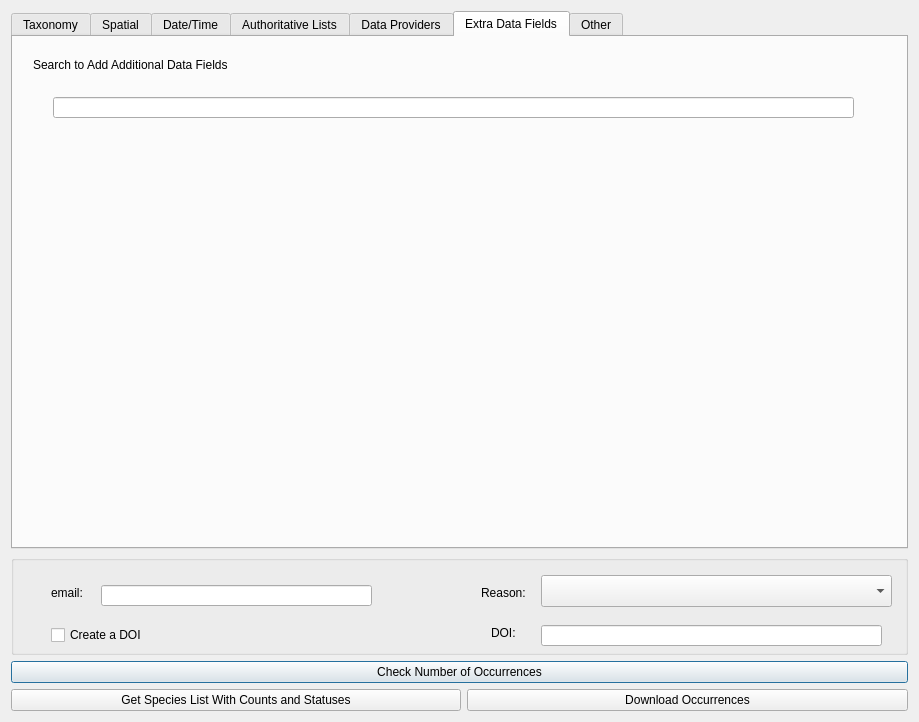
<?xml version="1.0" encoding="UTF-8"?>
<ui version="4.0">
 <class>AlaQgisPluginDialogBase</class>
 <widget class="QDialog" name="AlaQgisPluginDialogBase">
  <property name="geometry">
   <rect>
    <x>0</x>
    <y>0</y>
    <width>919</width>
    <height>722</height>
   </rect>
  </property>
  <property name="sizePolicy">
   <sizepolicy hsizetype="Preferred" vsizetype="Preferred">
    <horstretch>0</horstretch>
    <verstretch>0</verstretch>
   </sizepolicy>
  </property>
  <property name="windowTitle">
   <string>ALA QGIS Plugin</string>
  </property>
  <layout class="QFormLayout" name="formLayout">
   <item row="1" column="0" colspan="2">
    <widget class="QGroupBox" name="emailGroupBox">
     <property name="sizePolicy">
      <sizepolicy hsizetype="Minimum" vsizetype="Minimum">
       <horstretch>0</horstretch>
       <verstretch>0</verstretch>
      </sizepolicy>
     </property>
     <property name="minimumSize">
      <size>
       <width>800</width>
       <height>100</height>
      </size>
     </property>
     <property name="title">
      <string/>
     </property>
     <widget class="QLineEdit" name="emailLineEdit">
      <property name="geometry">
       <rect>
        <x>90</x>
        <y>30</y>
        <width>271</width>
        <height>21</height>
       </rect>
      </property>
     </widget>
     <widget class="QLabel" name="emailLabel">
      <property name="geometry">
       <rect>
        <x>40</x>
        <y>30</y>
        <width>41</width>
        <height>16</height>
       </rect>
      </property>
      <property name="text">
       <string>email:</string>
      </property>
     </widget>
     <widget class="QLabel" name="reasonLabel">
      <property name="geometry">
       <rect>
        <x>470</x>
        <y>30</y>
        <width>58</width>
        <height>16</height>
       </rect>
      </property>
      <property name="text">
       <string>Reason:</string>
      </property>
     </widget>
     <widget class="QCheckBox" name="createDoiCheckBox">
      <property name="geometry">
       <rect>
        <x>40</x>
        <y>70</y>
        <width>181</width>
        <height>20</height>
       </rect>
      </property>
      <property name="text">
       <string>Create a DOI</string>
      </property>
     </widget>
     <widget class="QLineEdit" name="doiLineEdit">
      <property name="geometry">
       <rect>
        <x>530</x>
        <y>70</y>
        <width>341</width>
        <height>21</height>
       </rect>
      </property>
     </widget>
     <widget class="QLabel" name="doiLabel">
      <property name="geometry">
       <rect>
        <x>480</x>
        <y>70</y>
        <width>41</width>
        <height>16</height>
       </rect>
      </property>
      <property name="text">
       <string>DOI:</string>
      </property>
     </widget>
     <widget class="QComboBox" name="reasonsComboBox">
      <property name="geometry">
       <rect>
        <x>530</x>
        <y>20</y>
        <width>351</width>
        <height>32</height>
       </rect>
      </property>
     </widget>
    </widget>
   </item>
   <item row="2" column="0" colspan="2">
    <widget class="QPushButton" name="checkNumOccurrences">
     <property name="text">
      <string>Check Number of Occurrences</string>
     </property>
    </widget>
   </item>
   <item row="4" column="0">
    <widget class="QPushButton" name="speciesListCountsStatuses">
     <property name="minimumSize">
      <size>
       <width>450</width>
       <height>0</height>
      </size>
     </property>
     <property name="text">
      <string>Get Species List With Counts and Statuses</string>
     </property>
    </widget>
   </item>
   <item row="4" column="1">
    <widget class="QPushButton" name="occDownload">
     <property name="text">
      <string>Download Occurrences</string>
     </property>
    </widget>
   </item>
   <item row="0" column="0" colspan="2">
    <widget class="QTabWidget" name="tabWidget">
     <property name="minimumSize">
      <size>
       <width>0</width>
       <height>400</height>
      </size>
     </property>
     <property name="currentIndex">
      <number>5</number>
     </property>
     <widget class="QWidget" name="Taxonomy">
      <attribute name="title">
       <string>Taxonomy</string>
      </attribute>
      <widget class="QLabel" name="speciesLabel">
       <property name="geometry">
        <rect>
         <x>10</x>
         <y>10</y>
         <width>100</width>
         <height>21</height>
        </rect>
       </property>
       <property name="sizePolicy">
        <sizepolicy hsizetype="Minimum" vsizetype="Minimum">
         <horstretch>0</horstretch>
         <verstretch>0</verstretch>
        </sizepolicy>
       </property>
       <property name="minimumSize">
        <size>
         <width>20</width>
         <height>20</height>
        </size>
       </property>
       <property name="maximumSize">
        <size>
         <width>100</width>
         <height>100</height>
        </size>
       </property>
       <property name="text">
        <string>Species</string>
       </property>
      </widget>
      <widget class="QLineEdit" name="speciesLineEdit">
       <property name="geometry">
        <rect>
         <x>110</x>
         <y>10</y>
         <width>281</width>
         <height>21</height>
        </rect>
       </property>
       <property name="sizePolicy">
        <sizepolicy hsizetype="Minimum" vsizetype="Minimum">
         <horstretch>0</horstretch>
         <verstretch>0</verstretch>
        </sizepolicy>
       </property>
       <property name="maximumSize">
        <size>
         <width>300</width>
         <height>16777215</height>
        </size>
       </property>
      </widget>
      <widget class="QPushButton" name="checkAlaBackbonePushButton">
       <property name="enabled">
        <bool>true</bool>
       </property>
       <property name="geometry">
        <rect>
         <x>20</x>
         <y>290</y>
         <width>841</width>
         <height>32</height>
        </rect>
       </property>
       <property name="text">
        <string>Check ALA Backbone</string>
       </property>
      </widget>
      <widget class="QPushButton" name="uploadSpeciesListPushButton">
       <property name="geometry">
        <rect>
         <x>590</x>
         <y>110</y>
         <width>151</width>
         <height>32</height>
        </rect>
       </property>
       <property name="text">
        <string>Upload Species List</string>
       </property>
      </widget>
      <widget class="QLabel" name="kingdomLabel">
       <property name="geometry">
        <rect>
         <x>10</x>
         <y>40</y>
         <width>58</width>
         <height>16</height>
        </rect>
       </property>
       <property name="text">
        <string>Kingdom</string>
       </property>
      </widget>
      <widget class="QLabel" name="phylumLabel">
       <property name="geometry">
        <rect>
         <x>10</x>
         <y>70</y>
         <width>58</width>
         <height>16</height>
        </rect>
       </property>
       <property name="text">
        <string>Phylum</string>
       </property>
      </widget>
      <widget class="QLabel" name="classLabel">
       <property name="geometry">
        <rect>
         <x>10</x>
         <y>100</y>
         <width>58</width>
         <height>16</height>
        </rect>
       </property>
       <property name="text">
        <string>Class</string>
       </property>
      </widget>
      <widget class="QLabel" name="orderLabel">
       <property name="geometry">
        <rect>
         <x>10</x>
         <y>130</y>
         <width>58</width>
         <height>16</height>
        </rect>
       </property>
       <property name="text">
        <string>Order</string>
       </property>
      </widget>
      <widget class="QLabel" name="familyLabel">
       <property name="geometry">
        <rect>
         <x>10</x>
         <y>160</y>
         <width>58</width>
         <height>16</height>
        </rect>
       </property>
       <property name="text">
        <string>Family</string>
       </property>
      </widget>
      <widget class="QLabel" name="genusLabel">
       <property name="geometry">
        <rect>
         <x>10</x>
         <y>190</y>
         <width>58</width>
         <height>16</height>
        </rect>
       </property>
       <property name="text">
        <string>Genus</string>
       </property>
      </widget>
      <widget class="QLabel" name="commonNameLabel">
       <property name="geometry">
        <rect>
         <x>10</x>
         <y>220</y>
         <width>101</width>
         <height>16</height>
        </rect>
       </property>
       <property name="text">
        <string>Common Name</string>
       </property>
      </widget>
      <widget class="QLineEdit" name="kingdomLineEdit">
       <property name="geometry">
        <rect>
         <x>110</x>
         <y>40</y>
         <width>281</width>
         <height>21</height>
        </rect>
       </property>
      </widget>
      <widget class="QLineEdit" name="phylumLineEdit">
       <property name="geometry">
        <rect>
         <x>110</x>
         <y>70</y>
         <width>281</width>
         <height>21</height>
        </rect>
       </property>
      </widget>
      <widget class="QLineEdit" name="classLineEdit">
       <property name="geometry">
        <rect>
         <x>110</x>
         <y>100</y>
         <width>281</width>
         <height>21</height>
        </rect>
       </property>
      </widget>
      <widget class="QLineEdit" name="orderLineEdit">
       <property name="geometry">
        <rect>
         <x>110</x>
         <y>130</y>
         <width>281</width>
         <height>21</height>
        </rect>
       </property>
      </widget>
      <widget class="QLineEdit" name="familyLineEdit">
       <property name="geometry">
        <rect>
         <x>110</x>
         <y>160</y>
         <width>281</width>
         <height>21</height>
        </rect>
       </property>
      </widget>
      <widget class="QLineEdit" name="genusLineEdit">
       <property name="geometry">
        <rect>
         <x>110</x>
         <y>190</y>
         <width>281</width>
         <height>21</height>
        </rect>
       </property>
      </widget>
      <widget class="QLineEdit" name="commonNameLineEdit">
       <property name="geometry">
        <rect>
         <x>110</x>
         <y>220</y>
         <width>281</width>
         <height>21</height>
        </rect>
       </property>
       <property name="text">
        <string/>
       </property>
      </widget>
      <widget class="QLabel" name="suppliedNameLabel">
       <property name="geometry">
        <rect>
         <x>10</x>
         <y>250</y>
         <width>101</width>
         <height>16</height>
        </rect>
       </property>
       <property name="text">
        <string>Supplied Name</string>
       </property>
      </widget>
      <widget class="QLineEdit" name="suppliedNameLineEdit">
       <property name="geometry">
        <rect>
         <x>110</x>
         <y>250</y>
         <width>281</width>
         <height>21</height>
        </rect>
       </property>
      </widget>
     </widget>
     <widget class="QWidget" name="Spatial">
      <attribute name="title">
       <string>Spatial</string>
      </attribute>
      <widget class="QPushButton" name="drawBoundingBoxPushButton">
       <property name="geometry">
        <rect>
         <x>570</x>
         <y>60</y>
         <width>181</width>
         <height>32</height>
        </rect>
       </property>
       <property name="text">
        <string>Draw Bounding Box</string>
       </property>
      </widget>
      <widget class="QPushButton" name="uploadShapefilePushButton">
       <property name="geometry">
        <rect>
         <x>570</x>
         <y>140</y>
         <width>181</width>
         <height>32</height>
        </rect>
       </property>
       <property name="text">
        <string>Upload Shapefile</string>
       </property>
      </widget>
      <widget class="QPushButton" name="addBufferPushButton">
       <property name="geometry">
        <rect>
         <x>570</x>
         <y>220</y>
         <width>181</width>
         <height>32</height>
        </rect>
       </property>
       <property name="text">
        <string>Add Buffer</string>
       </property>
      </widget>
      <widget class="QLabel" name="label_2">
       <property name="geometry">
        <rect>
         <x>20</x>
         <y>50</y>
         <width>201</width>
         <height>16</height>
        </rect>
       </property>
       <property name="text">
        <string>Search ALA Spatial Layers</string>
       </property>
      </widget>
      <widget class="QComboBox" name="comboBox">
       <property name="geometry">
        <rect>
         <x>30</x>
         <y>80</y>
         <width>241</width>
         <height>32</height>
        </rect>
       </property>
      </widget>
      <widget class="QComboBox" name="comboBox_2">
       <property name="geometry">
        <rect>
         <x>30</x>
         <y>150</y>
         <width>241</width>
         <height>32</height>
        </rect>
       </property>
      </widget>
      <widget class="QLabel" name="label_3">
       <property name="geometry">
        <rect>
         <x>20</x>
         <y>130</y>
         <width>141</width>
         <height>16</height>
        </rect>
       </property>
       <property name="text">
        <string>Values within Layer</string>
       </property>
      </widget>
     </widget>
     <widget class="QWidget" name="DateTime">
      <attribute name="title">
       <string>Date/Time</string>
      </attribute>
      <widget class="QDateEdit" name="startDateEdit">
       <property name="geometry">
        <rect>
         <x>140</x>
         <y>30</y>
         <width>110</width>
         <height>22</height>
        </rect>
       </property>
      </widget>
      <widget class="QDateEdit" name="endDateEdit">
       <property name="geometry">
        <rect>
         <x>140</x>
         <y>70</y>
         <width>110</width>
         <height>22</height>
        </rect>
       </property>
      </widget>
      <widget class="QLabel" name="startDateLabel">
       <property name="geometry">
        <rect>
         <x>50</x>
         <y>30</y>
         <width>71</width>
         <height>16</height>
        </rect>
       </property>
       <property name="text">
        <string>Start Date</string>
       </property>
      </widget>
      <widget class="QLabel" name="endDateLabel">
       <property name="geometry">
        <rect>
         <x>50</x>
         <y>70</y>
         <width>58</width>
         <height>16</height>
        </rect>
       </property>
       <property name="text">
        <string>End Date</string>
       </property>
      </widget>
     </widget>
     <widget class="QWidget" name="AuthoritativeLists">
      <attribute name="title">
       <string>Authoritative Lists</string>
      </attribute>
      <widget class="QLabel" name="threatenedLabel">
       <property name="geometry">
        <rect>
         <x>20</x>
         <y>30</y>
         <width>81</width>
         <height>16</height>
        </rect>
       </property>
       <property name="text">
        <string>Threatened</string>
       </property>
      </widget>
      <widget class="QLabel" name="SensitiveLabel">
       <property name="geometry">
        <rect>
         <x>250</x>
         <y>30</y>
         <width>58</width>
         <height>16</height>
        </rect>
       </property>
       <property name="text">
        <string>Sensitive</string>
       </property>
      </widget>
      <widget class="QLabel" name="migratoryLabel">
       <property name="geometry">
        <rect>
         <x>470</x>
         <y>30</y>
         <width>71</width>
         <height>16</height>
        </rect>
       </property>
       <property name="text">
        <string>Migratory</string>
       </property>
      </widget>
      <widget class="QLabel" name="nonNativeLabel">
       <property name="geometry">
        <rect>
         <x>680</x>
         <y>30</y>
         <width>91</width>
         <height>16</height>
        </rect>
       </property>
       <property name="text">
        <string>Non-Native</string>
       </property>
      </widget>
      <widget class="QCheckBox" name="actThreatCheckBox">
       <property name="geometry">
        <rect>
         <x>30</x>
         <y>50</y>
         <width>181</width>
         <height>20</height>
        </rect>
       </property>
       <property name="text">
        <string>Australian Capital Territory</string>
       </property>
      </widget>
      <widget class="QCheckBox" name="nswThreatCheckBox">
       <property name="geometry">
        <rect>
         <x>30</x>
         <y>90</y>
         <width>141</width>
         <height>20</height>
        </rect>
       </property>
       <property name="text">
        <string>New South Wales</string>
       </property>
      </widget>
      <widget class="QCheckBox" name="ntThreatCheckBox">
       <property name="geometry">
        <rect>
         <x>30</x>
         <y>110</y>
         <width>141</width>
         <height>20</height>
        </rect>
       </property>
       <property name="text">
        <string>Northern Territory</string>
       </property>
      </widget>
      <widget class="QCheckBox" name="qldThreatCheckBox">
       <property name="geometry">
        <rect>
         <x>30</x>
         <y>130</y>
         <width>111</width>
         <height>20</height>
        </rect>
       </property>
       <property name="text">
        <string>Queensland</string>
       </property>
      </widget>
      <widget class="QCheckBox" name="saThreatCheckBox">
       <property name="geometry">
        <rect>
         <x>30</x>
         <y>150</y>
         <width>131</width>
         <height>20</height>
        </rect>
       </property>
       <property name="text">
        <string>South Australia</string>
       </property>
      </widget>
      <widget class="QCheckBox" name="epbcThreatCheckBox">
       <property name="geometry">
        <rect>
         <x>30</x>
         <y>70</y>
         <width>85</width>
         <height>20</height>
        </rect>
       </property>
       <property name="text">
        <string>EPBC Act</string>
       </property>
      </widget>
      <widget class="QCheckBox" name="vicThreatCheckBox">
       <property name="geometry">
        <rect>
         <x>30</x>
         <y>190</y>
         <width>85</width>
         <height>20</height>
        </rect>
       </property>
       <property name="text">
        <string>Victoria</string>
       </property>
      </widget>
      <widget class="QCheckBox" name="tasThreatCheckBox">
       <property name="geometry">
        <rect>
         <x>30</x>
         <y>170</y>
         <width>85</width>
         <height>20</height>
        </rect>
       </property>
       <property name="text">
        <string>Tasmania</string>
       </property>
      </widget>
      <widget class="QCheckBox" name="waThreatCheckBox">
       <property name="geometry">
        <rect>
         <x>30</x>
         <y>210</y>
         <width>151</width>
         <height>20</height>
        </rect>
       </property>
       <property name="text">
        <string>Western Australia</string>
       </property>
      </widget>
      <widget class="QCheckBox" name="actSensCheckBox">
       <property name="geometry">
        <rect>
         <x>260</x>
         <y>50</y>
         <width>191</width>
         <height>20</height>
        </rect>
       </property>
       <property name="text">
        <string>Australian Capital Territory</string>
       </property>
      </widget>
      <widget class="QCheckBox" name="ntSensCheckBox">
       <property name="geometry">
        <rect>
         <x>260</x>
         <y>90</y>
         <width>151</width>
         <height>20</height>
        </rect>
       </property>
       <property name="text">
        <string>Northern Territory</string>
       </property>
      </widget>
      <widget class="QCheckBox" name="nswSensCheckBox">
       <property name="geometry">
        <rect>
         <x>260</x>
         <y>70</y>
         <width>141</width>
         <height>20</height>
        </rect>
       </property>
       <property name="text">
        <string>New South Wales</string>
       </property>
      </widget>
      <widget class="QCheckBox" name="qldSensCheckBox">
       <property name="geometry">
        <rect>
         <x>260</x>
         <y>110</y>
         <width>101</width>
         <height>20</height>
        </rect>
       </property>
       <property name="text">
        <string>Queensland</string>
       </property>
      </widget>
      <widget class="QCheckBox" name="saSensCheckBox">
       <property name="geometry">
        <rect>
         <x>260</x>
         <y>130</y>
         <width>141</width>
         <height>20</height>
        </rect>
       </property>
       <property name="text">
        <string>South Australia</string>
       </property>
      </widget>
      <widget class="QCheckBox" name="vicSensCheckBox">
       <property name="geometry">
        <rect>
         <x>260</x>
         <y>170</y>
         <width>85</width>
         <height>20</height>
        </rect>
       </property>
       <property name="text">
        <string>Victoria</string>
       </property>
      </widget>
      <widget class="QCheckBox" name="tasSensCheckBox">
       <property name="geometry">
        <rect>
         <x>260</x>
         <y>150</y>
         <width>85</width>
         <height>20</height>
        </rect>
       </property>
       <property name="text">
        <string>Tasmania</string>
       </property>
      </widget>
      <widget class="QCheckBox" name="waSensCheckBox">
       <property name="geometry">
        <rect>
         <x>260</x>
         <y>190</y>
         <width>151</width>
         <height>20</height>
        </rect>
       </property>
       <property name="text">
        <string>Western Australia</string>
       </property>
      </widget>
      <widget class="QCheckBox" name="bonnMigratoryCheckBox">
       <property name="geometry">
        <rect>
         <x>480</x>
         <y>50</y>
         <width>191</width>
         <height>31</height>
        </rect>
       </property>
       <property name="text">
        <string>Bonn Convention Migratory 
Taxa</string>
       </property>
      </widget>
      <widget class="QCheckBox" name="cambaCheckBox">
       <property name="geometry">
        <rect>
         <x>480</x>
         <y>80</y>
         <width>181</width>
         <height>31</height>
        </rect>
       </property>
       <property name="text">
        <string>CAMBA (China-Australia 
Migratory Bird Agreement)</string>
       </property>
      </widget>
      <widget class="QCheckBox" name="rokambaCheckBox">
       <property name="geometry">
        <rect>
         <x>480</x>
         <y>150</y>
         <width>211</width>
         <height>51</height>
        </rect>
       </property>
       <property name="text">
        <string>ROKAMBA (Republic of 
Korea-Australia Migratory 
Bird Agreement)</string>
       </property>
      </widget>
      <widget class="QCheckBox" name="jambaCheckBox">
       <property name="geometry">
        <rect>
         <x>480</x>
         <y>110</y>
         <width>201</width>
         <height>41</height>
        </rect>
       </property>
       <property name="text">
        <string>JAMBA (Japan-Australia
Migratory Bird Agreement)</string>
       </property>
      </widget>
      <widget class="QCheckBox" name="nonNativeCheckBox">
       <property name="geometry">
        <rect>
         <x>690</x>
         <y>50</y>
         <width>161</width>
         <height>41</height>
        </rect>
       </property>
       <property name="text">
        <string>Non-Native List for
Australia and Territories </string>
       </property>
      </widget>
      <widget class="QLabel" name="label">
       <property name="geometry">
        <rect>
         <x>30</x>
         <y>260</y>
         <width>201</width>
         <height>16</height>
        </rect>
       </property>
       <property name="text">
        <string>Include these extra fields:</string>
       </property>
      </widget>
      <widget class="QCheckBox" name="iucnStatusCheckBox">
       <property name="geometry">
        <rect>
         <x>70</x>
         <y>320</y>
         <width>101</width>
         <height>20</height>
        </rect>
       </property>
       <property name="text">
        <string>IUCN Status</string>
       </property>
      </widget>
      <widget class="QCheckBox" name="statusCheckBox">
       <property name="geometry">
        <rect>
         <x>70</x>
         <y>280</y>
         <width>85</width>
         <height>20</height>
        </rect>
       </property>
       <property name="text">
        <string>Status</string>
       </property>
      </widget>
      <widget class="QCheckBox" name="sourceStatusCheckBox">
       <property name="geometry">
        <rect>
         <x>70</x>
         <y>300</y>
         <width>131</width>
         <height>20</height>
        </rect>
       </property>
       <property name="text">
        <string>Source Status</string>
       </property>
      </widget>
     </widget>
     <widget class="QWidget" name="DataProviders">
      <attribute name="title">
       <string>Data Providers</string>
      </attribute>
      <widget class="QLabel" name="searchDataProvLabel">
       <property name="geometry">
        <rect>
         <x>20</x>
         <y>20</y>
         <width>211</width>
         <height>16</height>
        </rect>
       </property>
       <property name="text">
        <string>Search To Add Data Providers</string>
       </property>
      </widget>
      <widget class="QComboBox" name="dataProvidersCheckableComboBox">
       <property name="geometry">
        <rect>
         <x>30</x>
         <y>50</y>
         <width>821</width>
         <height>32</height>
        </rect>
       </property>
      </widget>
     </widget>
     <widget class="QWidget" name="ExtraDataFields">
      <attribute name="title">
       <string>Extra Data Fields</string>
      </attribute>
      <widget class="QLabel" name="searchAddDataFieldsLabel">
       <property name="geometry">
        <rect>
         <x>20</x>
         <y>20</y>
         <width>261</width>
         <height>16</height>
        </rect>
       </property>
       <property name="text">
        <string>Search to Add Additional Data Fields</string>
       </property>
      </widget>
      <widget class="QLineEdit" name="searchAddDataFieldsLineEdit">
       <property name="geometry">
        <rect>
         <x>40</x>
         <y>60</y>
         <width>801</width>
         <height>21</height>
        </rect>
       </property>
      </widget>
     </widget>
     <widget class="QWidget" name="Other">
      <attribute name="title">
       <string>Other</string>
      </attribute>
      <widget class="QLabel" name="basisOfRecordLabel">
       <property name="geometry">
        <rect>
         <x>20</x>
         <y>30</y>
         <width>101</width>
         <height>16</height>
        </rect>
       </property>
       <property name="text">
        <string>Basis of Record</string>
       </property>
      </widget>
      <widget class="QLabel" name="presAbsLabel">
       <property name="geometry">
        <rect>
         <x>280</x>
         <y>30</y>
         <width>101</width>
         <height>16</height>
        </rect>
       </property>
       <property name="text">
        <string>Present/Absent</string>
       </property>
      </widget>
      <widget class="QLabel" name="dataProfileLabel">
       <property name="geometry">
        <rect>
         <x>490</x>
         <y>30</y>
         <width>91</width>
         <height>16</height>
        </rect>
       </property>
       <property name="text">
        <string>Data Profile</string>
       </property>
      </widget>
      <widget class="QCheckBox" name="humanObservationCheckBox">
       <property name="geometry">
        <rect>
         <x>60</x>
         <y>70</y>
         <width>171</width>
         <height>20</height>
        </rect>
       </property>
       <property name="text">
        <string>Human Observation</string>
       </property>
      </widget>
      <widget class="QCheckBox" name="presentCheckBox">
       <property name="geometry">
        <rect>
         <x>310</x>
         <y>70</y>
         <width>85</width>
         <height>20</height>
        </rect>
       </property>
       <property name="text">
        <string>Present</string>
       </property>
      </widget>
      <widget class="QCheckBox" name="absentCheckBox">
       <property name="geometry">
        <rect>
         <x>310</x>
         <y>50</y>
         <width>85</width>
         <height>20</height>
        </rect>
       </property>
       <property name="text">
        <string>Absent</string>
       </property>
      </widget>
      <widget class="QCheckBox" name="preservedSpecimenCheckBox">
       <property name="geometry">
        <rect>
         <x>60</x>
         <y>210</y>
         <width>181</width>
         <height>20</height>
        </rect>
       </property>
       <property name="text">
        <string>Preserved Specimen</string>
       </property>
      </widget>
      <widget class="QCheckBox" name="occurrenceCheckBox">
       <property name="geometry">
        <rect>
         <x>60</x>
         <y>190</y>
         <width>151</width>
         <height>20</height>
        </rect>
       </property>
       <property name="text">
        <string>Occurrence</string>
       </property>
      </widget>
      <widget class="QCheckBox" name="machineObservationCheckBox">
       <property name="geometry">
        <rect>
         <x>60</x>
         <y>90</y>
         <width>161</width>
         <height>20</height>
        </rect>
       </property>
       <property name="text">
        <string>Machine Observation</string>
       </property>
      </widget>
      <widget class="QCheckBox" name="observationCheckBox">
       <property name="geometry">
        <rect>
         <x>60</x>
         <y>170</y>
         <width>141</width>
         <height>20</height>
        </rect>
       </property>
       <property name="text">
        <string>Observation</string>
       </property>
      </widget>
      <widget class="QCheckBox" name="materialSampleCheckBox">
       <property name="geometry">
        <rect>
         <x>60</x>
         <y>130</y>
         <width>131</width>
         <height>20</height>
        </rect>
       </property>
       <property name="text">
        <string>Material Sample</string>
       </property>
      </widget>
      <widget class="QCheckBox" name="livingSpecimenCheckBox">
       <property name="geometry">
        <rect>
         <x>60</x>
         <y>150</y>
         <width>131</width>
         <height>20</height>
        </rect>
       </property>
       <property name="text">
        <string>Living Specimen</string>
       </property>
      </widget>
      <widget class="QCheckBox" name="materialCitationCheckBox">
       <property name="geometry">
        <rect>
         <x>60</x>
         <y>110</y>
         <width>131</width>
         <height>20</height>
        </rect>
       </property>
       <property name="text">
        <string>Material Citation</string>
       </property>
      </widget>
      <widget class="QCheckBox" name="fossilSpecimenCheckBox">
       <property name="geometry">
        <rect>
         <x>60</x>
         <y>50</y>
         <width>151</width>
         <height>20</height>
        </rect>
       </property>
       <property name="text">
        <string>Fossil Specimen</string>
       </property>
      </widget>
      <widget class="QComboBox" name="dataProfileComboBox">
       <property name="geometry">
        <rect>
         <x>510</x>
         <y>50</y>
         <width>221</width>
         <height>32</height>
        </rect>
       </property>
      </widget>
     </widget>
    </widget>
   </item>
  </layout>
 </widget>
 <resources/>
 <connections/>
</ui>
